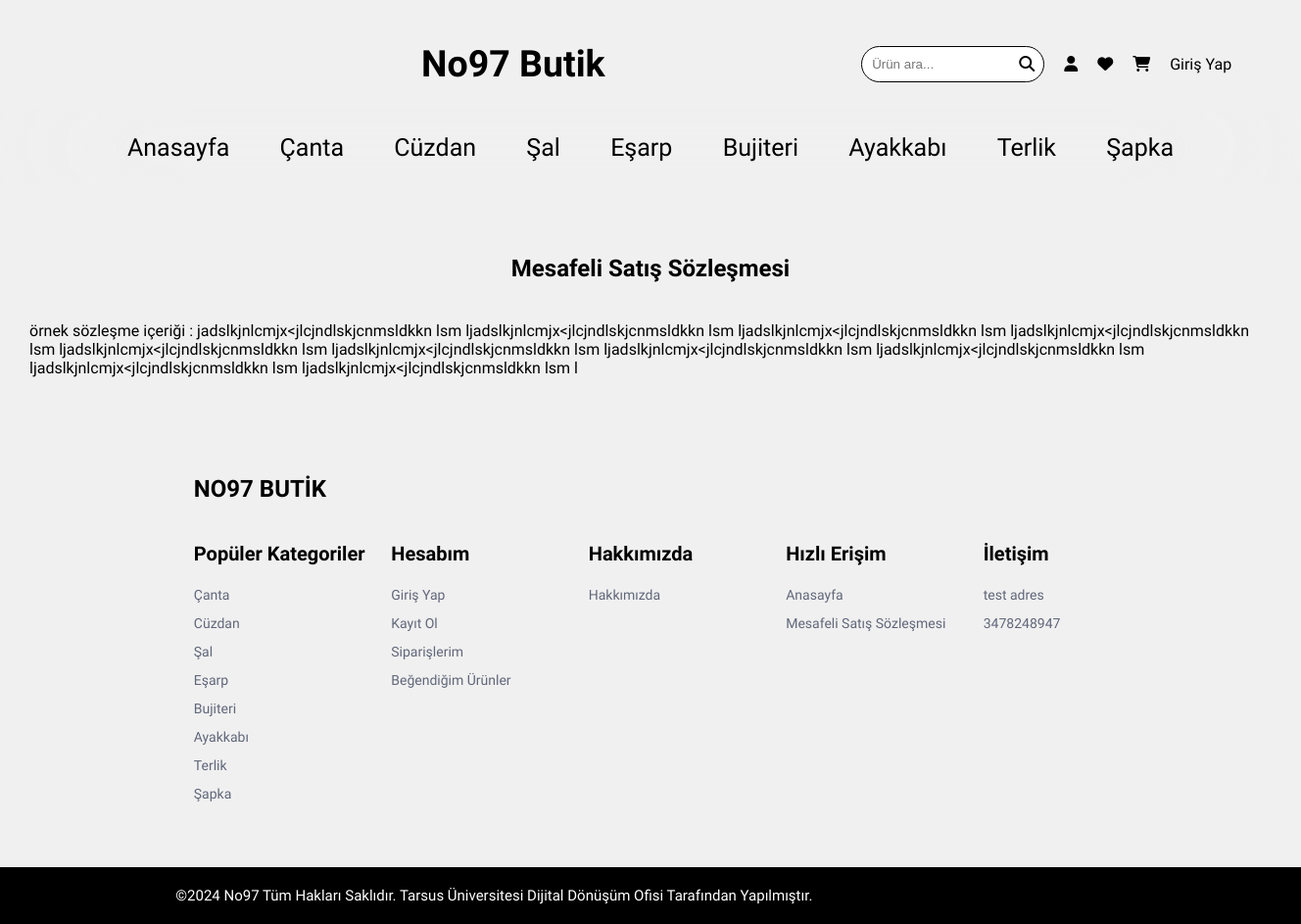
The page /sozlesme/ on the database its author committed.
### butik_icerik/models.py (models this page shows, shortened)
class Contract(models.Model):
    title = models.CharField(max_length=200)
    content = models.TextField()

class ContactInfo(models.Model):
    address = models.CharField(max_length=255)
    phone_number = models.CharField(max_length=20)

### butik_icerik/views.py (the view)
# urls.py: path('sozlesme/', views.sozlesme, name='sozlesme'),
def sozlesme(request):
    contact_info = get_contact_info()
    contract = Contract.objects.first()
    return render(request, 'sozlesme.html', {'contact_info': contact_info, 'contract': contract,})

### butik_icerik/views.py (called while the page is built)
def get_contact_info():
    return ContactInfo.objects.first()

### butik_icerik/templates/sozlesme.html (shortened to what this page needs)
{% extends "layout.html" %}
{% block content %}
<section>
    <div class="cont">
        <div class="icerik">
            <div class="baslik">
                <h1> {{ contract.title }} </h1>
            </div>
            <div class="icerikdetay">
                <p> {{ contract.content }} </p>
            </div>
        </div>
    </div>
</section>
{% endblock %}

### templates/partials/_footer.html
<footer>
    <div class="footer">
      <div class="logo-footer">
        <h2>NO97 BUTİK</h2>
      </div>
      <div class="footer-content">
        <div class="footer-category">
            <h3>Popüler Kategoriler</h3>
            <ul>
                <li class="item">
                  <a href="{% url 'category_detail' category_name='çanta' %}">Çanta</a>
                </li>
                <li class="item">
                  <a href="{% url 'category_detail' category_name='cüzdan' %}">Cüzdan</a>
                </li>
                <li class="item">
                  <a href="{% url 'category_detail' category_name='şal' %}">Şal</a>
                </li>
                <li class="item">
                  <a href="{% url 'category_detail' category_name='eşarp' %}">Eşarp</a>
                </li>
                <li class="item">
                  <a href="{% url 'category_detail' category_name='bujiteri' %}">Bujiteri</a>
                </li>
                <li class="item">
                  <a href="{% url 'category_detail' category_name='ayakkabı' %}">Ayakkabı</a>
                </li>
                <li class="item">
                  <a href="{% url 'category_detail' category_name='terlik' %}">Terlik</a>
                </li>
                <li class="item">
                  <a href="{% url 'category_detail' category_name='şapka' %}">Şapka</a>
                </li>
            </ul>
        </div>
        <div class="footer-category">
            <h3>Hesabım</h3>
            <ul>
                <li><a href="{% url 'login' %}">Giriş Yap</a></li>
                <li><a href="{% url 'register' %}">Kayıt Ol</a></li>
                <li><a href="#">Siparişlerim</a></li>
                <li><a href="#">Beğendiğim Ürünler</a></li>
            </ul>
        </div>
        <div class="footer-category">
            <h3>Hakkımızda</h3>
            <ul>
                <li><a href="{% url 'about' %}">Hakkımızda</a></li>
            </ul>
        </div>
        <div class="footer-category">
            <h3>Hızlı Erişim</h3>
            <ul>
                <li><a href="{% url 'home' %}">Anasayfa</a></li>
                <li><a href="{% url 'sozlesme' %}">Mesafeli Satış Sözleşmesi</a></li>
            </ul>
        </div>
        <div class="footer-category">
            <h3>İletişim</h3>
          <ul>
              <li><a href="#">{{ contact_info.address }}</a></li>
              <li><a href="https://wa.me/{{ contact_info.phone_number }}">{{ contact_info.phone_number }}</a></li>
          </ul>
          </div>
    </div>
  </div>
  <div class="footer-bottom">
    <span>©2024 No97 Tüm Hakları Saklıdır. Tarsus Üniversitesi Dijital Dönüşüm Ofisi Tarafından Yapılmıştır.</span>
  </div>
  </footer>

### static/css/style.css (style rules this page uses)
* { margin: 0; padding: 0; }
body { font-family: "Electrolize", sans-serif; background-color: #f0f0f0; }
.footer { width: 80%; height: 400px; margin: auto; margin-top: 70px; }
.logo-footer { margin-left: 65px; }
.footer-content { display: grid; grid-template-columns: 1fr 1fr 1fr 1fr 1fr; margin-top: 30px; margin-left: 55px; }
.footer-category { flex: 1; min-width: 150px; margin: 10px; }
.footer-category h3 { margin-bottom: 20px; font-size: 20px; font-weight: 600; }
.footer-category ul { list-style: none; padding: 0; margin: 0; }
.footer-category ul li { margin-bottom: 10px; }
.footer-category ul li a { color: #61677a; text-decoration: none; font-size: 14px; }
.footer-bottom { display: flex; align-items: center; width: 100%; height: 58px; background-color: black; color: white; margin: auto; }
.footer-bottom span { width: 73%; margin: auto; font-size: 15px; }
.footer-category a { color: #61677a; text-decoration: none; }
.footer-category ul { text-align: left; padding-left: 0; }
.footer-category h3 { text-align: left; margin-bottom: 20px; }
.footer-category { text-decoration: none; color: black; display: inline-block; margin-left: 10px; }

### butik_icerik/templates/sozlesme.html (style rules this page uses)
.cont { width: 100%; display: flex; justify-content: center; align-items: center; }
.icerik { width: 100%; padding: 30px; display: flex; justify-content: center; align-items: center; flex-direction: column; }
.baslik { margin-bottom: 40px; margin-top: 40px; }

### rows shown on the page
Contract: title "Mesafeli Satış Sözleşmesi", content "örnek sözleşme içeriği : jadslkjnlcmjx<jlcjndlskjcnmsldkkn lsm ljadslkjnlcmjx<jlcjndlskjcnmsldkkn lsm ljadslkjnlcmjx<jlcjndlskjcnmsldkkn lsm ljadslkjnlcmjx<jlcjndlskjcnmsldkkn lsm ljadslkjnlcmjx<jlcjndlskjcnmsldkkn lsm ljadslkjnlcmjx<jlcjndlskjcnmsldkkn lsm ljadslkjnlcmjx<jlcjndlskjcnmsldkkn lsm ljadslkjnlcmjx<jlcjndlskjcnmsldkkn lsm ljadslkjnlcmjx<jlcjndlskjcnmsldkkn lsm ljadslkjnlcmjx<jlcjndlskjcnmsldkkn lsm l"
ContactInfo: address "test adres", phone_number "3478248947"
